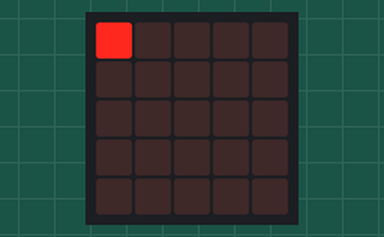
Recording of a program running on a simulated BBC micro:bit (MakeCode). On the bench: the board's 5×5 LED display.

Above: at 0.05 s.
At 0.65 s:
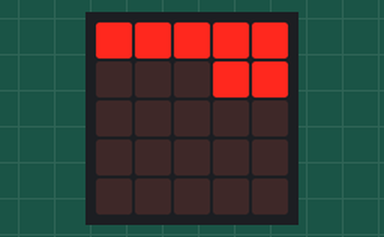
At 1.25 s:
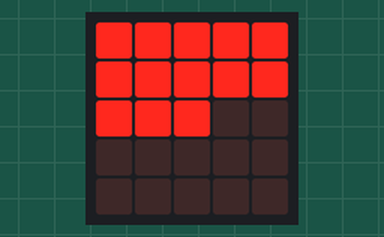
At 1.85 s:
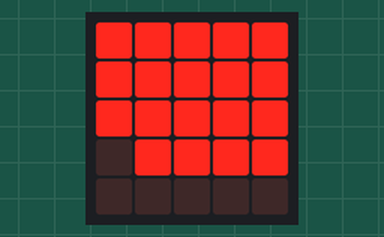
At 2.5 s:
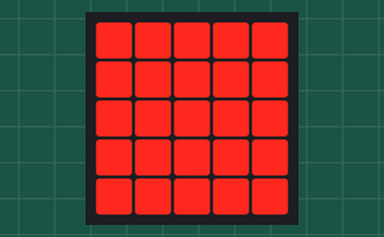

The program:

main.ts
```typescript
basic.forever(function () {
    for (let Y = 0; Y <= 4; Y++) {
        for (let X = 0; X <= 4; X++) {
            if (Y % 2 != 0) {
                led.plot(4 - X, Y)
            } else {
                led.plot(0 + X, Y)
            }
            basic.pause(100)
        }
    }
})
```

test.ts
```typescript
// 在這裡測試；當此封包作為擴充功能時，將不會編譯此內容。
```
